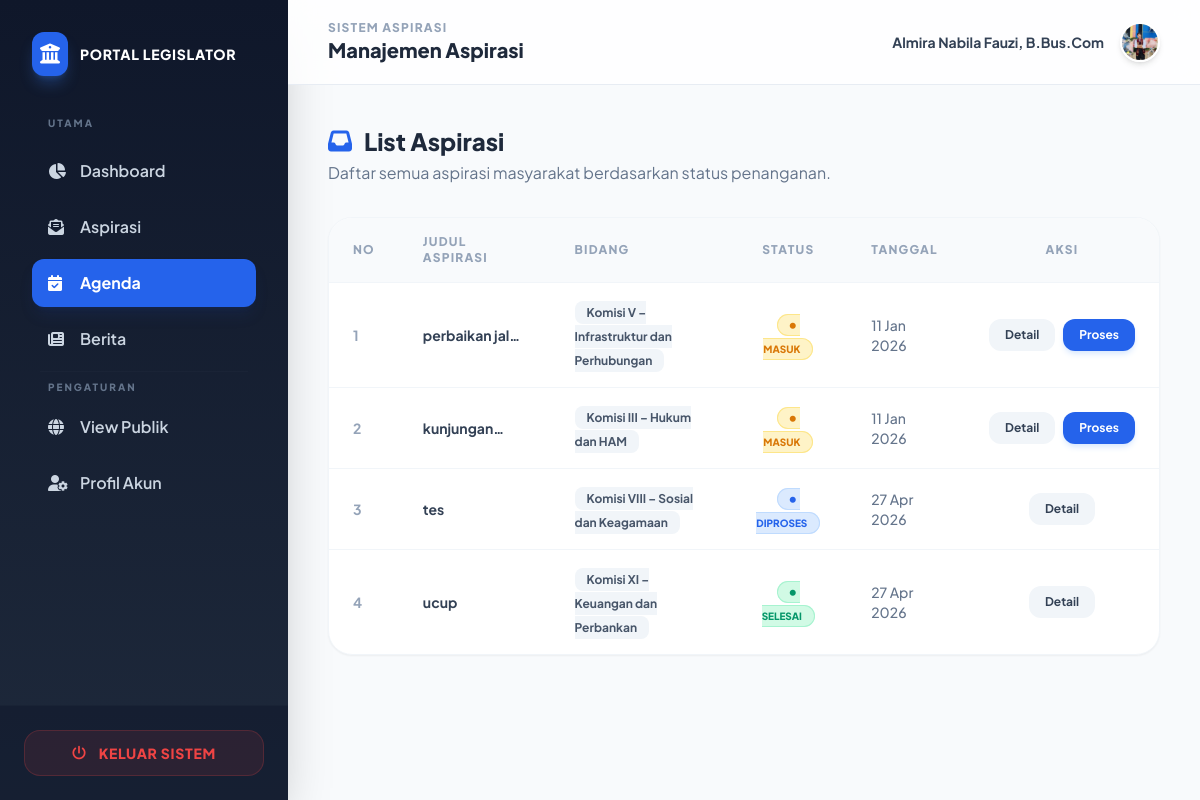
The page /dashboard_dpr/aspirasi_masuk.php (signed in) on the database its author committed.
### tables this page shows
CREATE TABLE `aspirasi` (
  `id` int NOT NULL,
  `masyarakat_id` int NOT NULL,
  `bidang_id` int NOT NULL,
  `kabupaten_id` int NOT NULL,
  `kecamatan_id` int NOT NULL,
  `desa_id` int NOT NULL,
  `judul` varchar(150) NOT NULL,
  `isi_aspirasi` text NOT NULL,
  `lokasi_jalan` varchar(255) DEFAULT NULL,
  `status` enum('Masuk','Diproses','Ditindaklanjuti','Selesai') DEFAULT 'Masuk',
  `tanggal_aspirasi` date NOT NULL,
  `created_at` timestamp NULL DEFAULT CURRENT_TIMESTAMP,
  `foto` varchar(255) DEFAULT NULL
);

CREATE TABLE `bidang` (
  `id` int NOT NULL,
  `nama_bidang` varchar(100) NOT NULL,
  `keterangan` text
);

### dashboard_dpr/aspirasi_masuk.php (the view, shortened to what this page needs)
<?php
include "../config/koneksi.php";
$aspirasi = mysqli_query($koneksi, "
    SELECT
        a.id,
        a.judul,
        a.isi_aspirasi,
        a.status,
        a.tanggal_aspirasi,
        b.nama_bidang,
        k.nama_kabupaten
    FROM aspirasi a
    JOIN bidang b ON a.bidang_id = b.id
    LEFT JOIN kabupaten k ON a.kabupaten_id = k.id
    ORDER BY FIELD(a.status, 'Masuk', 'Diproses', 'Selesai') ASC, a.tanggal_aspirasi DESC
");
?>
<!DOCTYPE html>
<html lang="id">
<head>
    <script src="https://cdn.tailwindcss.com"></script>
    <link rel="stylesheet" href="https://cdnjs.cloudflare.com/ajax/libs/font-awesome/6.4.0/css/all.min.css">
    <link rel="stylesheet" href="https://cdnjs.cloudflare.com/ajax/libs/animate.css/4.1.1/animate.min.css"/>
</head>
<body class="flex min-h-screen">
    <aside class="w-72 sidebar-gradient text-slate-300 hidden lg:flex flex-col sticky top-0 h-screen shadow-2xl">
        <div class="p-8">
            <div class="flex items-center gap-3 mb-10">
                <div class="bg-blue-600 p-2 rounded-xl shadow-lg shadow-blue-500/30">
                    <i class="fa-solid fa-building-columns text-white text-xl"></i>
                </div>
                <span class="font-black text-white tracking-wider text-sm uppercase">Portal Legislator</span>
            </div>
            <nav class="space-y-2">
                <p class="text-[10px] font-black uppercase tracking-[0.2em] text-slate-500 mb-4 ml-4">Utama</p>
                <a href="index.php" class="flex items-center gap-3 px-4 py-3 hover:bg-slate-800 rounded-xl font-semibold transition-all">
                    <i class="fa-solid fa-chart-pie w-5"></i> Dashboard
                </a>
                <a href="aspirasi_masuk.php" class="flex items-center gap-3 px-4 py-3 hover:bg-slate-800 rounded-xl font-semibold transition-all">
                    <i class="fa-solid fa-envelope-open-text w-5"></i> Aspirasi
                </a>
                <a href="agenda.php" class="flex items-center gap-3 px-4 py-3 bg-blue-600 text-white rounded-xl font-bold transition-all shadow-lg shadow-blue-900/20">
                    <i class="fa-solid fa-calendar-check w-5"></i> Agenda
                </a>
                <a href="berita.php" class="flex items-center gap-3 px-4 py-3 hover:bg-slate-800 rounded-xl font-semibold transition-all">
                    <i class="fa-solid fa-newspaper w-5"></i> Berita
                </a>
                <div class="my-6 border-t border-slate-800/50 mx-2"></div>
                <p class="text-[10px] font-black uppercase tracking-[0.2em] text-slate-500 mb-4 ml-4">Pengaturan</p>
                 <a href="../public/index.php" class="flex items-center gap-3 px-4 py-3 hover:bg-slate-800 hover:text-white rounded-xl font-semibold transition-all">
                    <i class="fa-solid fa-globe w-5"></i> View Publik
                </a>
                <a href="profil.php" class="flex items-center gap-3 px-4 py-3 hover:bg-slate-800 rounded-xl font-semibold transition-all">
                    <i class="fa-solid fa-user-gear w-5"></i> Profil Akun
                </a>
            </nav>
        </div>
        <div class="mt-auto p-6 border-t border-slate-800/50 bg-slate-900/50">
            <a href="../auth/logout.php"
               onclick="return confirm('Apakah Anda yakin ingin keluar?')"
               class="flex items-center justify-center gap-3 px-4 py-3 bg-red-500/10 text-red-500 border border-red-500/20 rounded-2xl font-black text-sm uppercase tracking-wider hover:bg-red-500 hover:text-white transition-all duration-300 group">
                <i class="fa-solid fa-power-off group-hover:rotate-90 transition-transform"></i>
                Keluar Sistem
            </a>
        </div>
    </aside>
    <main class="flex-1">
        <header class="glass-header sticky top-0 z-40 px-10 py-5 flex justify-between items-center">
            <div>
                <h2 class="text-xs font-black text-slate-400 uppercase tracking-widest">Sistem Aspirasi</h2>
                <h1 class="text-xl font-black text-slate-800">Manajemen Aspirasi</h1>
            </div>
            <div class="flex items-center gap-4">
                <p class="text-sm font-bold text-slate-700"><?= htmlspecialchars($_SESSION['nama_dpr']); ?></p>
                <div class="w-10 h-10 rounded-full border-2 border-white shadow-md overflow-hidden">
                    <img src="../assets/img/edi.jpg" class="w-full h-full object-cover" />
                </div>
            </div>
        </header>
        <div class="p-10 max-w-7xl mx-auto animate__animated animate__fadeIn">
            <div class="flex flex-col md:flex-row md:items-center justify-between gap-4 mb-8">
                <div>
                    <h3 class="text-2xl font-black text-slate-800 flex items-center gap-3">
                        <i class="fa-solid fa-inbox text-blue-600"></i> List Aspirasi
                    </h3>
                    <p class="text-slate-500 mt-1">Daftar semua aspirasi masyarakat berdasarkan status penanganan.</p>
                </div>
            </div>
            <div class="bg-white table-container border border-slate-100 shadow-sm">
                <div class="overflow-x-auto">
                    <table class="w-full text-left border-collapse">
                        <thead>
                            <tr class="bg-slate-50 border-b border-slate-100">
                                <th class="px-6 py-4 text-xs font-black text-slate-400 uppercase tracking-widest">No</th>
                                <th class="px-6 py-4 text-xs font-black text-slate-400 uppercase tracking-widest">Judul Aspirasi</th>
                                <th class="px-6 py-4 text-xs font-black text-slate-400 uppercase tracking-widest">Bidang</th>
                                <th class="px-6 py-4 text-xs font-black text-slate-400 uppercase tracking-widest text-center">Status</th>
                                <th class="px-6 py-4 text-xs font-black text-slate-400 uppercase tracking-widest">Tanggal</th>
                                <th class="px-6 py-4 text-xs font-black text-slate-400 uppercase tracking-widest text-center">Aksi</th>
                            </tr>
                        </thead>
                        <tbody class="divide-y divide-slate-100">
                            <?php if (mysqli_num_rows($aspirasi) > 0): $no=1; ?>
                                <?php while($a = mysqli_fetch_assoc($aspirasi)):
                                    $statusClass = "bg-amber-100 text-amber-600 border-amber-200";
                                    if($a['status'] == 'Diproses') $statusClass = "bg-blue-100 text-blue-600 border-blue-200";
                                    if($a['status'] == 'Selesai') $statusClass = "bg-emerald-100 text-emerald-600 border-emerald-200";
                                ?>
                                <tr class="hover:bg-blue-50/30 transition-colors group">
                                    <td class="px-6 py-4 text-sm font-bold text-slate-400"><?= $no++ ?></td>
                                    <td class="px-6 py-4">
                                        <p class="text-sm font-bold text-slate-700 line-clamp-1"><?= htmlspecialchars($a['judul']) ?></p>
                                    </td>
                                    <td class="px-6 py-4">
                                        <span class="text-xs font-bold px-3 py-1 bg-slate-100 text-slate-600 rounded-lg">
                                            <?= htmlspecialchars($a['nama_bidang']) ?>
                                        </span>
                                    </td>
                                    <td class="px-6 py-4 text-center">
                                        <span class="text-[10px] font-black uppercase px-3 py-1 rounded-full border <?= $statusClass ?>">
                                            <i class="fa-solid fa-circle text-[6px] mr-1 align-middle"></i> <?= $a['status'] ?>
                                        </span>
                                    </td>
                                    <td class="px-6 py-4 text-sm font-medium text-slate-500">
                                        <?= date('d M Y', strtotime($a['tanggal_aspirasi'])) ?>
                                    </td>
                                    <td class="px-6 py-4">
                                        <div class="flex items-center justify-center gap-2">
                                            <a href="aspirasi_detail.php?id=<?= $a['id'] ?>"
                                               class="px-4 py-2 bg-slate-100 text-slate-700 rounded-xl text-xs font-bold hover:bg-blue-600 hover:text-white transition-all">
                                                Detail
                                            </a>
                                            <?php if($a['status'] == 'Masuk'): ?>
                                            <a href="aspirasi_update_status.php?id=<?= $a['id'] ?>&status=Diproses"
                                               onclick="return confirm('Pindahkan ke status Diproses?')"
                                               class="px-4 py-2 bg-blue-600 text-white rounded-xl text-xs font-bold hover:bg-blue-700 shadow-md shadow-blue-100 transition-all">
                                                Proses
                                            </a>
                                            <?php endif; ?>
                                        </div>
                                    </td>
                                </tr>
                                <?php endwhile; ?>
                            <?php else: ?>
                                <?php endif; ?>
                        </tbody>
                    </table>
                </div>
            </div>
        </div>
    </main>
</body>
</html>

### dashboard_dpr/aspirasi_masuk.php (style rules this page uses)
body { font-family: 'Plus Jakarta Sans', sans-serif; background-color: #f8fafc; }
.sidebar-gradient { background: linear-gradient(180deg, #0f172a 0%, #1e293b 100%); }
.glass-header { background: rgba(255, 255, 255, 0.8); backdrop-filter: blur(12px); border-bottom: 1px solid rgba(226, 232, 240, 0.8); }
.table-container { border-radius: 1.5rem; overflow: hidden; box-shadow: 0 4px 6px -1px rgba(0, 0, 0, 0.1); }

### rows shown on the page
aspirasi: judul "perbaikan…", bidang.nama_bidang "Komisi V – Infrastruktur dan Perhubungan", status "MASUK", tanggal_aspirasi "11 Jan 2026"
aspirasi: bidang.nama_bidang "Komisi III – Hukum dan HAM", status "MASUK", tanggal_aspirasi "11 Jan 2026"
aspirasi: judul "tes", bidang.nama_bidang "Komisi VIII – Sosial dan Keagamaan", status "DIPROSES", tanggal_aspirasi "27 Apr 2026"
aspirasi: judul "ucup", bidang.nama_bidang "Komisi XI – Keuangan dan Perbankan", status "SELESAI", tanggal_aspirasi "27 Apr 2026"

### other values the page prints
$_SESSION['nama_dpr'] "Almira Nabila Fauzi, B.Bus.Com"
